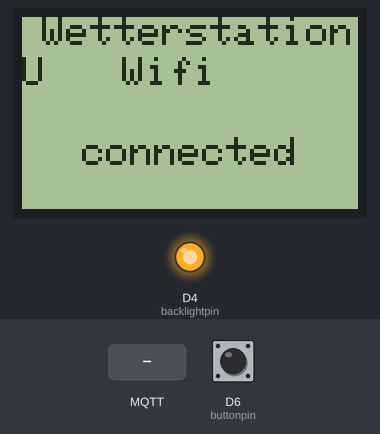
A sketch run on a simulated ESP8266 (NodeMCU). Shown: 84×48 one-colour display, output pins drawn as LEDs (lit = HIGH). Inputs (shaded band) come from the test bench; at power-on: D6 (buttonpin) HIGH. WiFi joins after 1.5 s; servers stay silent unless stated; no MQTT or app messages arrive unless stated.

Above: at 7.8 s.
7.9 s: MQTT message "-" arrives on the first subscribed topic
At 9.1 s:
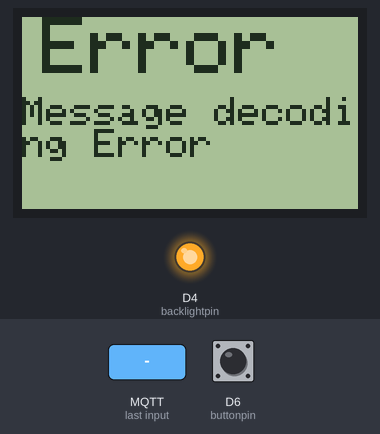
9.4 s: D6 (buttonpin) pulled LOW for 1 s
At 11.5 s:
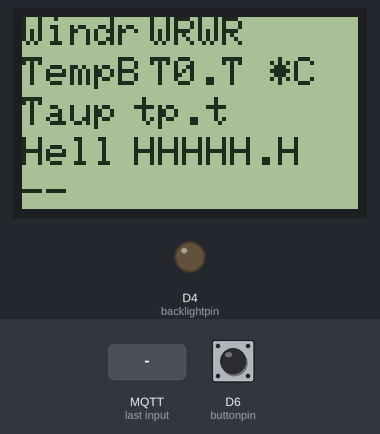
11.9 s: MQTT message "--" arrives on the first subscribed topic
At 12.3 s:
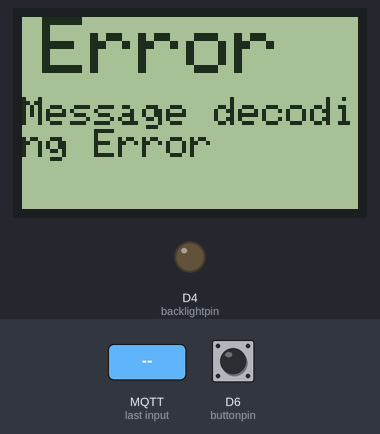
13.4 s: D6 (buttonpin) pulled LOW for 3.2 s
At 14.9 s:
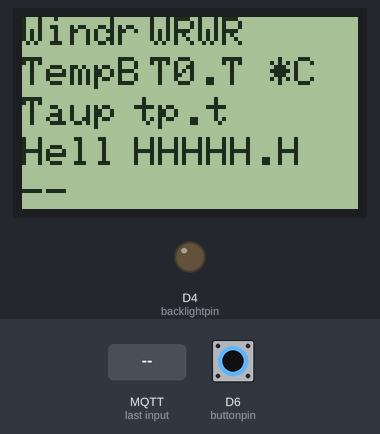
18.1 s: MQTT message "---" arrives on the first subscribed topic
At 18.7 s:
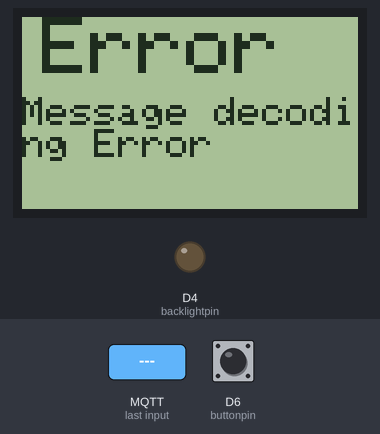
Timing chart, 0 to 25.9 s (numbered marks = the images above; inputs shaded):
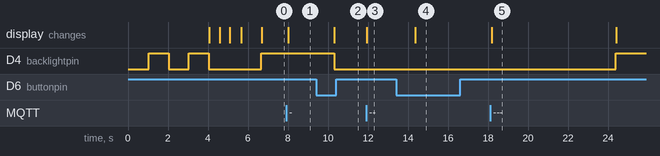

The sketch:

Weatherdisplay_Nokia_5110.ino
```cpp
/*
   WARNING:
   If you are not receiving the Json Messages you probably have to increase the
   MQTT_MAX_PACKET_SIZE in the PubSubClient.h file to at least 1024
   (Located on Windows at C:\Users\*YOUR_USERNAME*\Documents\Arduino\libraries\pubsubclient-master\src\PubSubClient.h)
*/

#include <SPI.h>
#include <ESP8266WiFi.h>
#include <Adafruit_PCD8544.h> // https://github.com/adafruit/Adafruit-PCD8544-Nokia-5110-LCD-library
#include <Adafruit_GFX.h>     // https://github.com/adafruit/Adafruit-GFX-Library
#include <PubSubClient.h>     // https://github.com/knolleary/pubsubclient
#include <OneButton.h>        // https://github.com/mathertel/OneButton
#include <ArduinoJson.h>      // https://github.com/bblanchon/ArduinoJson


  const char *ssid = "----WIFI_SSID_HERE----";
  const char *password = "----WIFI_PASSWORD_HERE----";

  //MQTT Server
  const char *mqtt_server = "----MQTT_SERVER_IP_HERE----";
  const char *mqtt_user = "----MQTT_USERNAME_HERE----";
  const char *mqtt_pass = "----MQTT_PASSWORD_HERE----";


int contrast = 65;

unsigned long display_light_max = 10000;  // Values in ms
unsigned long display_2_max = 10000;
unsigned long update_time_max = 600000;  // 600000 ms = 10 min

const int buttonpin = D6;
const int backlightpin = D4;
Adafruit_PCD8544 display = Adafruit_PCD8544(D5, D7, D3, D2, D1);

String update = "-";
String temp_2m = "TT.T";
String humidity = "FF.F";
String pressure = "DDDD.D";

String temp_0m = "T0.T";
String dewpoint = "tp.t";
String luminosity = "HHHHH.H";
String wind = "WW.W";
String windr = "WRWR";

bool startup = true;
unsigned long update_time = 0;

bool display_light = false;
unsigned long display_light_time = 0;

bool display_2 = false;
unsigned long display_2_time = 0;

int error = 0;

WiFiClient espClient;
PubSubClient client(espClient);
StaticJsonBuffer<1024> jsonBuffer;

OneButton button = OneButton(
                     buttonpin, // Input pin for the button
                     true,      // Button is active LOW
                     true       // Enable internal pull-up resistor
                   );

void setup()
{
  pinMode(backlightpin, OUTPUT);
  digitalWrite(backlightpin, LOW); //LOW = Light on!

  button.attachClick(button_click);
  button.attachLongPressStart(button_long);
  button.attachDoubleClick(button_doubleclick);

  display.begin();
  display.setContrast(contrast);

  display.setTextSize(2);
  display.clearDisplay();
  display.setTextColor(BLACK);
  display.setCursor(5, 0);
  display.print("Wetterstation");
  display.setTextSize(1);
  display.setCursor(5, 35);
  display.print("Starting ...");
  display.display();

  delay(1000);
  digitalWrite(backlightpin, HIGH);
  delay(1000);
  digitalWrite(backlightpin, LOW);
  delay(1000);
  digitalWrite(backlightpin, HIGH);
  delay(1000);
  digitalWrite(backlightpin, LOW);

  display.clearDisplay();
  display.setCursor(5, 0);
  display.print("Wetterstation");
  display.setCursor(1, 10);
  display.print("Connecting Wifi");
  display.setCursor(1, 20);
  display.display();

  WiFi.mode(WIFI_STA);
  WiFi.begin(ssid, password);
  while (WiFi.status() != WL_CONNECTED) {
    display.print(".");
    display.display();
    delay(500);
  }

  client.setServer(mqtt_server, 1883);
  client.setCallback(callback);
  reconnect();

  display.clearDisplay();
  display.setCursor(5, 0);
  display.print("Wetterstation");
  display.setCursor(25, 10);
  display.print("Wifi");
  display.setCursor(15, 30);
  display.print("connected");
  display.display();
  delay(1000);

  digitalWrite(backlightpin, HIGH);
}

void button_doubleclick()
{
  display.clearDisplay();
  display.setTextColor(BLACK);
  display.setTextSize(1);
  display.setCursor(5, 25);
  display.print("Updating ...");
  display.display();

  delay(100);
  update_time = millis() + update_time_max + 1;
}

void button_click()
{
  digitalWrite(backlightpin, LOW);
  display_light_time = millis();
  display_light = true;
}

void button_long()
{
  digitalWrite(backlightpin, LOW);
  display_light_time = millis();
  display_light = true;

  display_page2();
  display_2_time = millis();
  display_2 = true;
}

void loop()
{
  button.tick();

  if (!client.connected())
    reconnect();

  client.loop();

  if (millis() - update_time > update_time_max || startup)
  {
    startup = false;
    error = 3;

    display.setCursor(0, 10);
    display.print("U");
    display.display();
    delay(300);

    client.publish("wetter_display/get", "1");
    update_time = millis();
  }

  if (error == 2)
  {
    display_error("Message decoding Error");
    error = 0;
  }
  else if (error == 1)
  {
    updatedisplay();
    error = 0;
  }
  else if (error == 3 && millis() - update_time > 5000)
  {
    display_error("No Response from MQTT server");
    error = 0;
  }


  if (display_light && (millis() - display_light_time > display_light_max))
  {
    digitalWrite(backlightpin, HIGH);
    display_light = false;
  }

  if (display_2 && (millis() - display_2_time > display_2_max))
  {
    updatedisplay();
    display_2 = false;
  }

  delay(100);
}
```

display.ino
```cpp
void updatedisplay()
{
  if (update == "-")  update = "--";
  else if (update == "--")  update = "---";
  else if (update == "---")  update = "----";
  else if (update == "----")  update = "-----";
  else if (update == "-----")  update = "-";

  display.clearDisplay();
  display.setTextColor(BLACK);
  display.setTextSize(1);
  display.setCursor(0, 0);
  display.print("Temp");
  display.setCursor(28, 0);
  display.setTextSize(2);
  display.print(temp_2m); //Temperature

  display.setTextSize(1);
  display.setCursor(12, 10);
  display.print("*C");

  display.setCursor(0, 18);
  display.print("Feu");
  display.setCursor(28, 18);
  display.print(humidity); //Humidity
  display.print(" %");

  display.setCursor(0, 28);
  display.print("Dr");
  display.setCursor(28, 28);
  display.print(pressure); //Pressure
  display.print("hPa");

  display.setCursor(0, 38);
  display.print("Wind");
  display.setCursor(28, 38);
  display.print(wind); //Windspeed
  display.print("km/h");

  display.display();
}

void display_page2()
{
  display.clearDisplay();
  display.setTextColor(BLACK);
  display.setTextSize(1);
  display.setCursor(0, 0);
  display.print("Windr");
  display.setCursor(32, 0);
  display.print(windr); //Wind direction

  display.setCursor(0, 10);
  display.print("TempB");
  display.setCursor(32, 10);
  display.print(temp_0m); //Temperature 0m
  display.print(" *C");

  display.setCursor(0, 20);
  display.print("Taup");
  display.setCursor(28, 20);
  display.print(dewpoint); //Dewpoint

  display.setCursor(0, 30);
  display.print("Hell");
  display.setCursor(28, 30);
  display.print(luminosity); //Luminosity

  display.setCursor(0, 40);
  display.print(update); //Windrichtung

  display.display();
}

void display_error(String error)
{
  display.clearDisplay();
  display.setTextSize(2);
  display.setTextColor(BLACK);
  display.setCursor(5, 0);
  display.print("Error");
  display.setTextSize(1);
  display.setCursor(0, 20);
  display.print(error);
  display.display();
}
```

mqtt_callback.ino
```cpp
void callback(String topic, byte* message, unsigned int length)
{
  String messageTemp;
  for (int i = 0; i < length; i++)
    messageTemp += (char)message[i];

  if (topic == "wetter_display/set")
  {
    JsonObject& json = jsonBuffer.parseObject(messageTemp);
    if (!json.success()) {
      error = 2;
      return;
    }

    temp_2m = json["Temp_2m"].as<String>();
    temp_0m = json["Temp_0m"].as<String>();
    pressure = json["Pressure"].as<String>();
    humidity = json["Humidity"].as<String>();
    dewpoint = json["Dewpoint"].as<String>();
    luminosity = json["Luminosity"].as<String>();
    wind = json["Wind_kmh"].as<String>();
    windr = json["Wind_r"].as<String>();
    error = 1;

    jsonBuffer.clear();

  }
}

void reconnect()
{
  while (!client.connected())
  {
    if (client.connect("WetterDisplay", mqtt_user, mqtt_pass))
    {
      client.subscribe("wetter_display/set");
      updatedisplay();
    }
    else
    {
      display_error("MQTT Error");
      delay(5000);
    }
  }
}
```

Measured:
- after the input at 7.9 s, the display: changes after 0.10 s (image 1)
- after the input at 9.4 s, D4 (backlightpin): HIGH → LOW after 0.90 s; the display: changes after 0.92 s (image 2)
- after the input at 11.9 s, the display: changes at once (image 3)
- after the input at 13.4 s, the display: changes after 0.96 s (image 4)
- after the input at 18.1 s, the display: changes after 0.08 s (image 5)
